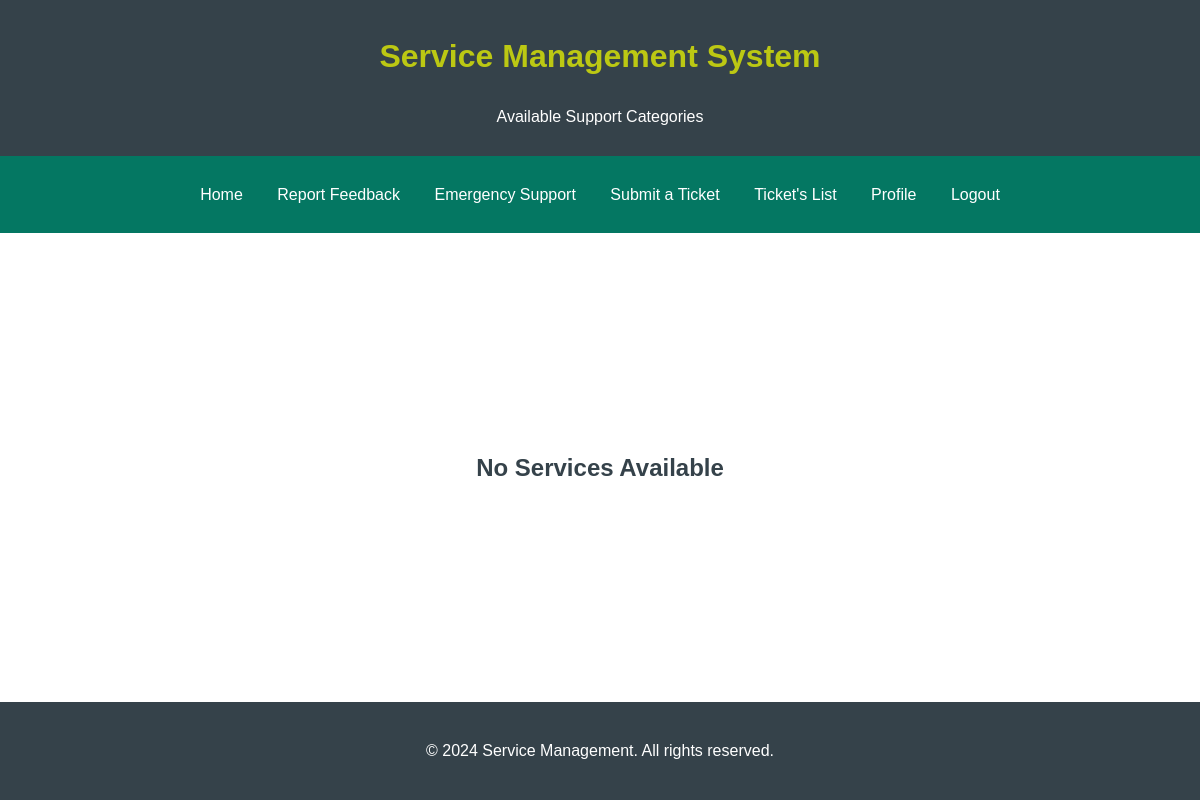
Page /homepage on the earlier database version.
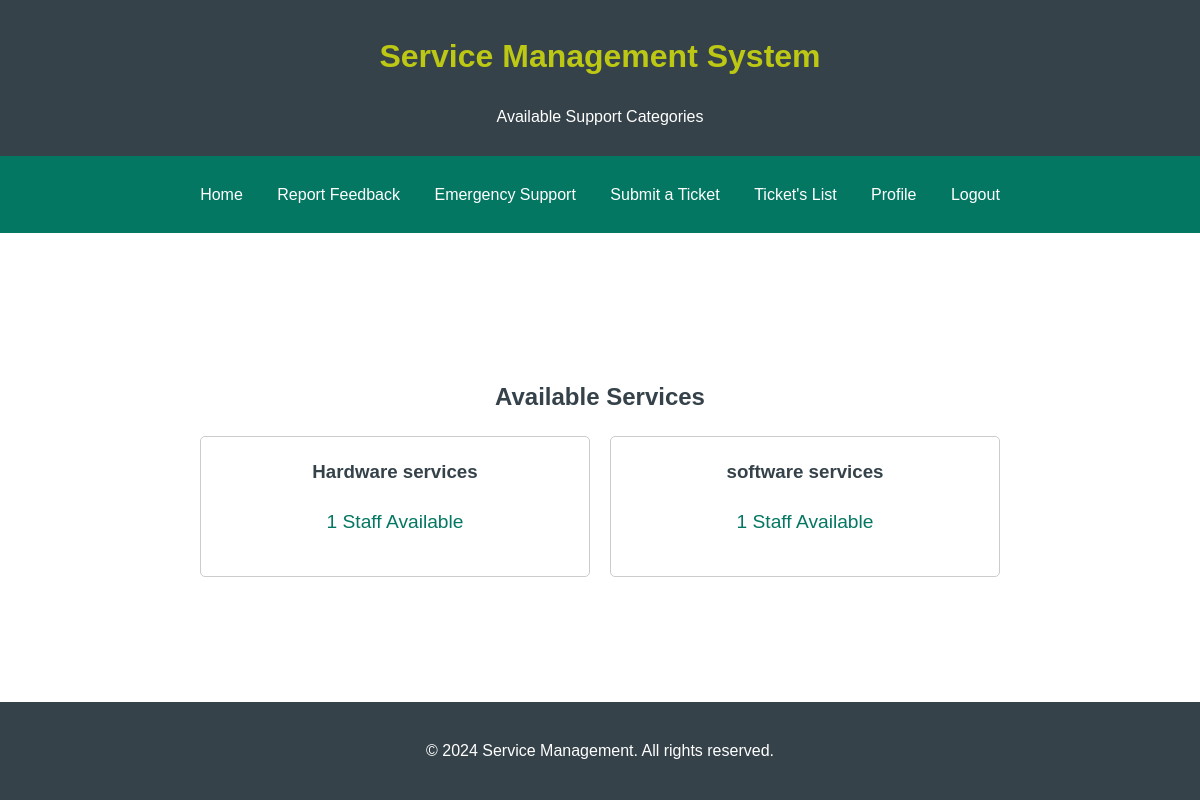
Same page on the later database version.
### app/models.py (models this page shows, shortened)
class category(models.Model):
    category_name = models.CharField(max_length=50)
    @property
    def staff_count(self):
        return Staffs.objects.filter(category=self.id).count()

### app/views.py (the view)
# urls.py: path('homepage', views.homepage, name='homepage'),
def homepage(request):
    msg = request.GET.get("msg", "")
    categories = category.objects.all()
    return render(request, "homepage.html", {'msg': msg, 'categories': categories})

### app/templates/homepage.html (shortened to what this page needs)
<!DOCTYPE html>
<html lang="en">
<head>
</head>
<body>
    <header>
        <h1>Service Management System</h1>
        <p>Available Support Categories</p>
    </header>
    <nav>
        <ul>
            <li class="nav-item"><a class="nav-link" href="{% url 'homepage' %}">Home</a></li>
            <li class="nav-item"><a class="nav-link" href="{% url 'feedbackpage' %}">Report Feedback</a></li>
            <li class="nav-item"><a class="nav-link" href="{% url 'emergencysupport' %}">Emergency Support</a></li>
            <li class="nav-item"><a class="nav-link" href="{% url 'ticket' %}">Submit a Ticket</a></li>
            <li class="nav-item"><a class="nav-link" href="{% url 'ticketspage' %}">Ticket's List</a></li>
            <li class="nav-item"><a class="nav-link active" href="{% url 'profilepage' %}">Profile</a></li>
            <li class="nav-item"><a class="nav-link active" href="{% url 'logout' %}">Logout</a></li>
        </ul>
    </nav>
    <main class="categories">
        {% if categories %}
        <h2>Available Services</h2>
        {% else %}
        <h2>No Services Available</h2>
        {% endif %}
        <div class="category-container">
            {% for i in categories %}
            <div class="category">
                <h3>{{i.category_name}}</h3>
                <p class="staff-count">{{i.staff_count}} Staff Available</p>
            </div>
            {% endfor %}
        </div>
    </main>
    <footer>
        <p>&copy; 2024 Service Management. All rights reserved.</p>
    </footer>
</body>
</html>

### app/templates/homepage.html (style rules this page uses)
body { font-family: Arial, sans-serif; line-height: 1.6; margin: 0; padding: 0; display: flex; flex-direction: column; min-height: 100vh; background-color: white; }
header, footer { background: #35424a; color: white; text-align: center; padding: 10px 0; }
header h1 { color: rgb(188, 200, 19); }
nav { background: #047762; padding: 10px; }
nav ul { list-style: none; padding: 0; text-align: center; }
nav ul li { display: inline; margin: 0 15px; }
nav ul li a { color: white; text-decoration: none; }
.categories { display: flex; flex-direction: column; align-items: center; justify-content: center; flex-grow: 1; padding: 20px; }
.category-container { display: grid; grid-template-columns: repeat(2, 1fr); gap: 20px; width: 100%; max-width: 800px; }
.category { background: white; border: 1px solid #ccc; border-radius: 5px; padding: 20px; text-align: center; transition: box-shadow 0.3s; }
.category h3 { margin: 0; color: #35424a; }
.staff-count { font-size: 1.2rem; color: #047762; }
footer { padding: 20px 0; margin-top: auto; }
h2 { color: #35424a; margin-bottom: 20px; }

Differences in the rows shown:
added category: category_name "Hardware services", staff_count "1"
added category: category_name "software services", staff_count "1"
Other differences:
text no longer shown: "No Services Available"
text now shown: "Available Services"
